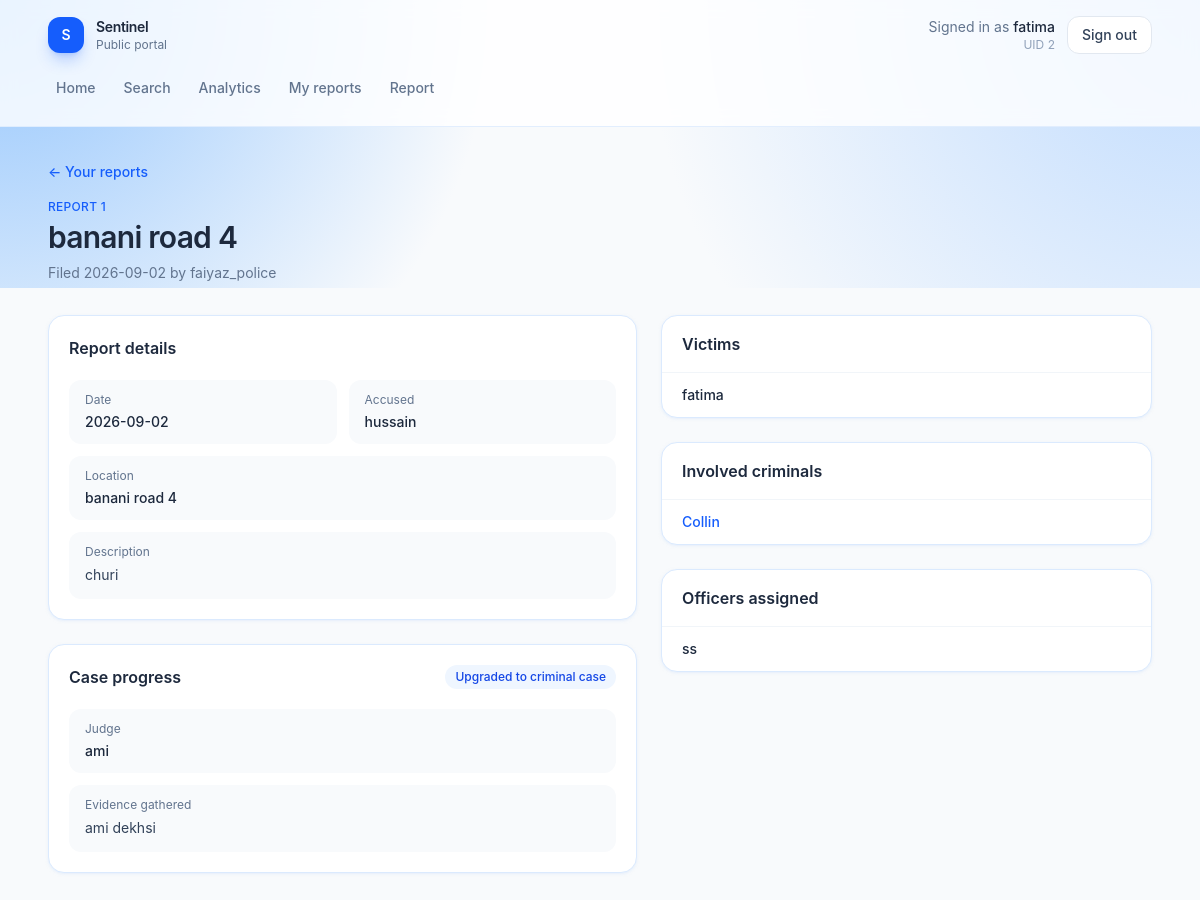
The page /incidents/1 (signed in) on the database as committed earlier.
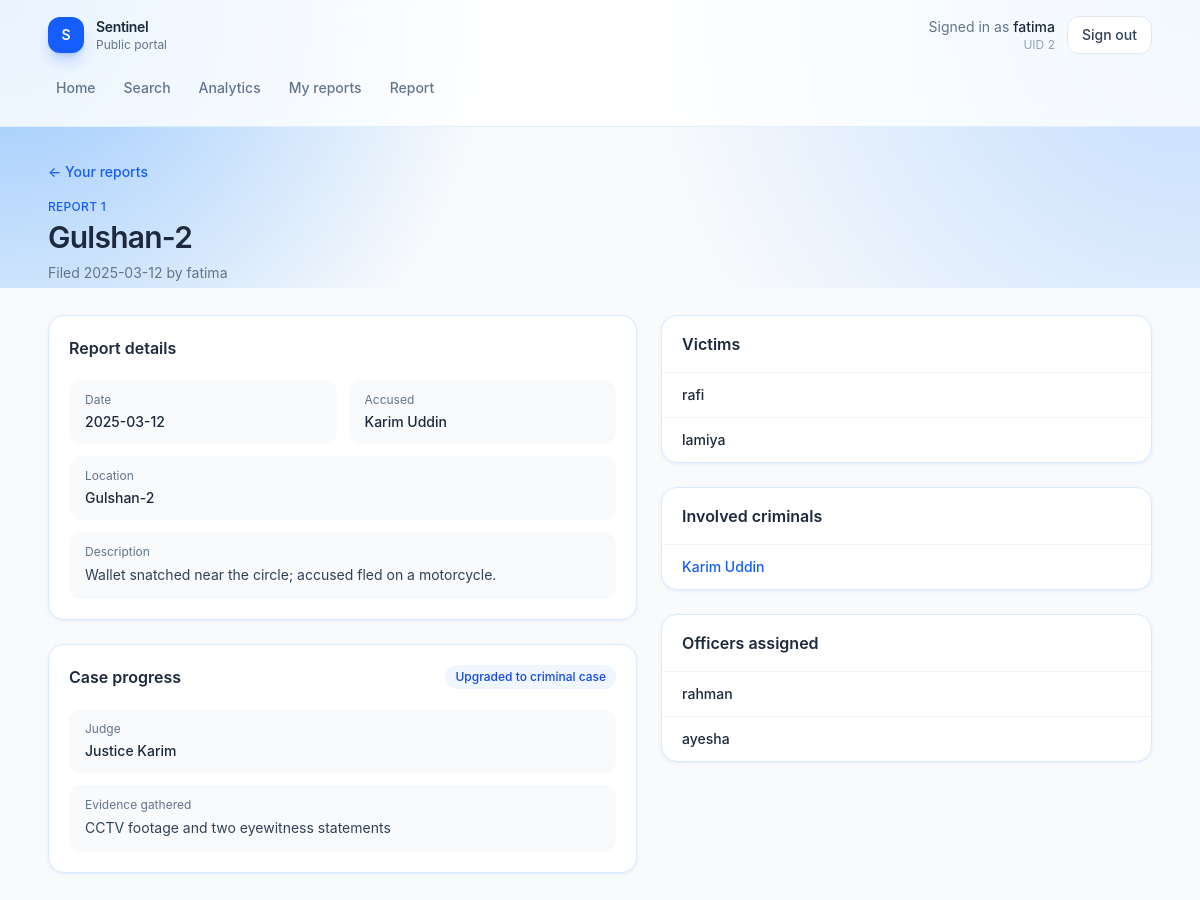
The same page on the database as committed later.
### tables this page shows
CREATE TABLE USER (
    UID INTEGER PRIMARY KEY,
    phone TEXT,
    age INTEGER,
    gender TEXT,
    role TEXT,
    name TEXT NOT NULL,
    password TEXT NOT NULL
);

CREATE TABLE Criminal (
    CID INTEGER PRIMARY KEY,
    Name TEXT NOT NULL,
    Age INTEGER,
    Crime TEXT,
    Height REAL,
    Gender TEXT,
    Nationality TEXT,
    JID INTEGER,
    time_sentenced TEXT,
    FOREIGN KEY (JID) REFERENCES Jail(JID)
);

### app.py (the view, shortened to what this page needs)
@app.route("/incidents/<int:irid>", methods=["GET", "POST"])
def incident_detail(irid):
    if not check_login():
        return redirect("/login")
    db = get_db()
    if request.method == "GET":
        incident = db.execute("select i.IRID, i.Description, i.Date, i.incident_location as location, i.AccusedName, u.Name as reporter_name, c.Judge, c.Evidence from 'Incident Reports' i join User u on i.ReportedUID = u.UID left join 'Criminal cases' c on i.IRID = c.IRID where i.IRID = ?", (irid,)).fetchone()
        victims = db.execute("select u.Name from Targeted t join User u on t.UID = u.UID where t.IRID = ?", (irid,)).fetchall()
        officers = db.execute("select u.Name from Works_on w join User u on w.UID = u.UID where w.IRID = ?", (irid,)).fetchall()
        cases = db.execute("select c.Judge, c.Evidence from 'Criminal cases' c where c.IRID = ?", (irid,)).fetchone()
        involved_criminals = db.execute("select c.CID, c.Name from 'Criminal Involvement' ci join Criminal c on ci.CID = c.CID where ci.IRID = ?", (irid,)).fetchall()
        if session.get("role") == "police":
            all_officers = db.execute("select p.UID, u.Name from Police p join User u on p.UID = u.UID where p.UID not in (select w.UID from Works_on w where w.IRID = ?)", (irid,)).fetchall()
            all_criminal = db.execute("select * from Criminal").fetchall()
            return render_template("incident_detail.html", incident=incident, victims=victims, officers=officers, all_officers=all_officers, cases=cases, involved_criminals=involved_criminals, all_criminal=all_criminal)
        else:
            return render_template("incident_detail.html", incident=incident, victims=victims, officers=officers, cases=cases, involved_criminals=involved_criminals)

### app.py (called while the page is built)
def get_db():
    if "db" not in g:
        g.db = sqlite3.connect(app.config["DATABASE"])
        g.db.row_factory = sqlite3.Row
    return g.db

def check_login():
    if session.get("loggedin_UID") is None:
        return False
    return True

@app.context_processor
def inject_current_user():
    uid = session.get("loggedin_UID")
    if not uid:
        return {"user_name": "Guest"}
    name = session.get("name")
    if not name:
        db = get_db()
        row = db.execute("SELECT name FROM USER WHERE UID = ?", (uid,)).fetchone()
        name = row["name"] if row else "Guest"
        session["name"] = name
    return {"user_name": name}

@app.after_request
def disable_cache(response):
    response.headers["Cache-Control"] = "no-store, no-cache, must-revalidate, max-age=0"
    response.headers["Pragma"] = "no-cache"
    response.headers["Expires"] = "0"
    return response

### templates/incident_detail.html (shortened to what the changed rows need)
{% extends "app.html" %}
{% set is_police = session.get("role") == "police" %}
{% set incident = incident if incident is defined else {
    "IRID": 12, "Date": "2026-08-14", "Description": "Phone snatched near the south gate of the market.",
    "location": "Gulshan-2", "AccusedName": "Karim Uddin", "reporter_name": "fatima",
    "Judge": none, "Evidence": none
} %}
{% set case = case if case is defined else (cases if cases is defined else incident) %}
{% set victims = victims if victims is defined else [{"UID": 2, "name": "fatima"}] %}
{% set officers = officers if officers is defined else [{"UID": 1, "name": "rahman", "badge_no": "BD-1042"}] %}
{% set all_officers = all_officers if all_officers is defined else [{"UID": 1, "name": "rahman"}, {"UID": 3, "name": "ayesha"}] %}
{% set involved_criminals = involved_criminals if involved_criminals is defined else [] %}
{% set all_criminal = all_criminal if all_criminal is defined else [] %}
{% set judge = case.Judge if case is defined and case else incident.Judge %}
{% set evidence = case.Evidence if case is defined and case else incident.Evidence %}
{% set upgraded = judge or evidence %}
{% block page %}
<div class="mb-8">
    {% if is_police %}
    <a href="{{ url_for('incidents') }}" class="text-sm font-medium text-blue-600 hover:text-blue-700">← All cases</a>
    {% else %}
    <a href="{{ url_for('dashboard') }}" class="text-sm font-medium text-blue-600 hover:text-blue-700">← Your reports</a>
    {% endif %}
    <p class="mt-4 text-xs font-medium uppercase tracking-wide text-blue-600">{% if is_police %}Case{% else %}Report{% endif %} {{ incident.IRID }}</p>
    <h1 class="mt-1 text-3xl font-semibold tracking-tight text-slate-800">{{ incident.location or "Incident" }}</h1>
    <p class="mt-2 text-sm text-slate-500">Filed {{ incident.Date or "—" }} by {{ incident.reporter_name or "unknown" }}</p>
</div>
<div class="grid gap-6 lg:grid-cols-[minmax(0,1.2fr)_minmax(0,1fr)]">
    <div class="flex flex-col gap-6">
        <article class="rounded-2xl border border-blue-100 bg-white p-5 shadow-sm shadow-blue-100/50">
            <h2 class="font-semibold text-slate-800">Report details</h2>
            <dl class="mt-5 grid gap-3 text-sm sm:grid-cols-2">
                <div class="rounded-xl bg-slate-50 px-4 py-3">
                    <dt class="text-xs text-slate-500">Date</dt>
                    <dd class="mt-1 font-medium text-slate-800">{{ incident.Date or "—" }}</dd>
                </div>
                <div class="rounded-xl bg-slate-50 px-4 py-3">
                    <dt class="text-xs text-slate-500">Accused</dt>
                    <dd class="mt-1 font-medium text-slate-800">{{ incident.AccusedName or "—" }}</dd>
                </div>
                <div class="rounded-xl bg-slate-50 px-4 py-3 sm:col-span-2">
                    <dt class="text-xs text-slate-500">Location</dt>
                    <dd class="mt-1 font-medium text-slate-800">{{ incident.location or "—" }}</dd>
                </div>
                <div class="rounded-xl bg-slate-50 px-4 py-3 sm:col-span-2">
                    <dt class="text-xs text-slate-500">Description</dt>
                    <dd class="mt-1 leading-relaxed text-slate-700">{{ incident.Description or "—" }}</dd>
                </div>
            </dl>
        </article>
        {% if is_police %}
        <article class="rounded-2xl border border-blue-100 bg-white p-5 shadow-sm shadow-blue-100/50">
            <div class="flex items-center justify-between gap-3">
                <h2 class="font-semibold text-slate-800">Criminal case</h2>
                {% if upgraded %}
                <span class="rounded-full bg-blue-50 px-2.5 py-1 text-xs font-medium text-blue-700">Upgraded</span>
                {% else %}
                <span class="rounded-full bg-slate-100 px-2.5 py-1 text-xs font-medium text-slate-500">Report only</span>
                {% endif %}
            </div>
            <form action="{{ url_for('incident_detail', irid=incident.IRID) }}" method="post" class="mt-5 flex flex-col gap-4">
                <input type="hidden" name="action" value="{{ 'update_judge' if upgraded else 'promote_case' }}">
                <label class="flex flex-col gap-1.5 text-sm font-medium text-slate-700">
                    Judge
                    <input type="text" name="judge" value="{{ judge or '' }}" class="h-11 rounded-xl border border-slate-200 bg-slate-50 px-3.5 outline-none focus:border-blue-500 focus:bg-white focus:ring-4 focus:ring-blue-100">
                </label>
                <label class="flex flex-col gap-1.5 text-sm font-medium text-slate-700">
                    Evidence
                    <textarea name="evidence" rows="5" class="rounded-xl border border-slate-200 bg-slate-50 px-3.5 py-3 outline-none focus:border-blue-500 focus:bg-white focus:ring-4 focus:ring-blue-100">{{ evidence or "" }}</textarea>
                </label>
                <button type="submit" class="h-11 rounded-xl bg-blue-600 font-medium text-white shadow-lg shadow-blue-600/25 transition hover:bg-blue-700">{{ "Update case" if upgraded else "Promote to criminal case" }}</button>
            </form>
        </article>
        {% else %}
        <article class="rounded-2xl border border-blue-100 bg-white p-5 shadow-sm shadow-blue-100/50">
            <div class="flex items-center justify-between gap-3">
                <h2 class="font-semibold text-slate-800">Case progress</h2>
                {% if upgraded %}
                <span class="rounded-full bg-blue-50 px-2.5 py-1 text-xs font-medium text-blue-700">Upgraded to criminal case</span>
                {% else %}
                <span class="rounded-full bg-slate-100 px-2.5 py-1 text-xs font-medium text-slate-500">Incident report</span>
                {% endif %}
            </div>
            <dl class="mt-5 grid gap-3 text-sm">
                <div class="rounded-xl bg-slate-50 px-4 py-3">
                    <dt class="text-xs text-slate-500">Judge</dt>
                    <dd class="mt-1 font-medium text-slate-800">{{ judge or "Not assigned yet" }}</dd>
                </div>
                <div class="rounded-xl bg-slate-50 px-4 py-3">
                    <dt class="text-xs text-slate-500">Evidence gathered</dt>
                    <dd class="mt-1 leading-relaxed text-slate-700">{{ evidence or "No evidence filed yet." }}</dd>
                </div>
            </dl>
        </article>
        {% endif %}
    </div>
    <div class="flex flex-col gap-6">
        <article class="overflow-hidden rounded-2xl border border-blue-100 bg-white shadow-sm shadow-blue-100/50">
            <div class="border-b border-slate-100 px-5 py-4">
                <h2 class="font-semibold text-slate-800">Victims</h2>
            </div>
            {% if victims %}
            <ul class="divide-y divide-slate-100 text-sm">
                {% for victim in victims %}
                <li class="px-5 py-3 font-medium text-slate-800">{{ victim.name or victim.Name }}</li>
                {% endfor %}
            </ul>
            {% else %}
            <p class="px-5 py-8 text-center text-sm text-slate-500">No victims linked.</p>
            {% endif %}
        </article>
        <article class="overflow-hidden rounded-2xl border border-blue-100 bg-white shadow-sm shadow-blue-100/50">
            <div class="border-b border-slate-100 px-5 py-4">
                <h2 class="font-semibold text-slate-800">Involved criminals</h2>
            </div>
            {% if involved_criminals %}
            <ul class="divide-y divide-slate-100 text-sm">
                {% for person in involved_criminals %}
                <li class="flex items-center justify-between px-5 py-3">
                    <a href="{{ url_for('criminal_detail', cid=person.CID) }}" class="font-medium text-blue-600 hover:text-blue-700">{{ person.Name }}</a>
                </li>
                {% endfor %}
            </ul>
            {% else %}
            <p class="px-5 py-8 text-center text-sm text-slate-500">No criminals linked.</p>
            {% endif %}
        </article>
        <article class="overflow-hidden rounded-2xl border border-blue-100 bg-white shadow-sm shadow-blue-100/50">
            <div class="border-b border-slate-100 px-5 py-4">
                <h2 class="font-semibold text-slate-800">Officers assigned</h2>
            </div>
            {% if officers %}
            <ul class="divide-y divide-slate-100 text-sm">
                {% for officer in officers %}
                <li class="flex items-center justify-between px-5 py-3">
                    <span class="font-medium text-slate-800">{{ officer.name or officer.Name }}</span>
                </li>
                {% endfor %}
            </ul>
            {% else %}
            <p class="px-5 py-8 text-center text-sm text-slate-500">No officers assigned yet.</p>
            {% endif %}
        </article>
    </div>
</div>
{% endblock %}

### templates/app.html (shortened to what this page needs)
{% extends "layout.html" %}
{% set role = role|default(user.role if user is defined and user else session.get("role", "user")) %}
{% set user_name = user.name if user is defined and user else user_name %}
{% set path = request.path %}
{% block content %}
<div class="min-h-screen bg-slate-50">
    <div class="pointer-events-none absolute inset-x-0 top-0 h-72 bg-[radial-gradient(circle_at_top_left,_#93c5fd_0%,_transparent_40%),radial-gradient(circle_at_top_right,_#bfdbfe_0%,_transparent_45%)]"></div>
    <header class="relative border-b border-blue-100/80 bg-white/80 backdrop-blur">
        <div class="mx-auto flex max-w-6xl flex-col gap-4 px-4 py-4 sm:px-6">
            <div class="flex items-center justify-between">
                <a href="{{ url_for('dashboard') }}" class="flex items-center gap-3">
                    <span class="flex h-9 w-9 items-center justify-center rounded-xl bg-blue-600 text-sm font-semibold text-white shadow-lg shadow-blue-600/25">S</span>
                    <div>
                        <p class="text-sm font-semibold tracking-tight text-slate-800">Sentinel</p>
                        <p class="text-xs text-slate-500">{{ "Police desk" if role == "police" else "Public portal" }}</p>
                    </div>
                </a>
                <div class="flex items-center gap-3">
                    <div class="hidden text-right sm:block">
                        <p class="text-sm text-slate-500">Signed in as <span class="font-medium text-slate-800">{{ user_name }}</span></p>
                        <p class="text-xs text-slate-400">UID {{ session.get("loggedin_UID") }}</p>
                    </div>
                    <a href="{{ url_for('logout') }}" class="rounded-xl border border-slate-200 bg-white px-3.5 py-2 text-sm font-medium text-slate-700 transition hover:border-blue-200 hover:bg-blue-50 hover:text-blue-700">
                        Sign out
                    </a>
                </div>
            </div>
            <nav class="-mx-1 flex gap-1 overflow-x-auto pb-1 text-sm font-medium">
                {% macro nav_link(href, label, active) %}
                <a
                    href="{{ href }}"
                    class="whitespace-nowrap rounded-xl px-3 py-2 transition {% if active %}bg-blue-600 text-white shadow-lg shadow-blue-600/25{% else %}text-slate-500 hover:bg-blue-50 hover:text-blue-700{% endif %}"
                >{{ label }}</a>
                {% endmacro %}
                {% if role == "police" %}
                    {{ nav_link(url_for("dashboard"), "Dashboard", path == "/dashboard") }}
                    {{ nav_link(url_for("criminals"), "Criminals", path.startswith("/criminals")) }}
                    {{ nav_link(url_for("search_criminals"), "Search", path.startswith("/search")) }}
                    {{ nav_link(url_for("jails"), "Jails", path.startswith("/jails")) }}
                    {% if session.get("issupervisor") %}
                    {{ nav_link(url_for("officers"), "Officers", path.startswith("/officers")) }}
                    {% endif %}
                    {{ nav_link(url_for("analytics"), "Analytics", path.startswith("/analytics")) }}
                    {{ nav_link(url_for("incidents"), "Cases", path.startswith("/incidents")) }}
                    {{ nav_link(url_for("report_incident"), "Report", path.startswith("/report")) }}
                {% else %}
                    {{ nav_link(url_for("dashboard"), "Home", path == "/dashboard") }}
                    {{ nav_link(url_for("search_criminals"), "Search", path.startswith("/search")) }}
                    {{ nav_link(url_for("analytics"), "Analytics", path.startswith("/analytics")) }}
                    {{ nav_link(url_for("victim_cases"), "My reports", path.startswith("/my-cases")) }}
                    {{ nav_link(url_for("report_incident"), "Report", path.startswith("/report")) }}
                {% endif %}
            </nav>
        </div>
    </header>
    <main class="relative mx-auto max-w-6xl px-4 py-8 sm:px-6">
        {% block page %}{% endblock %}
    </main>
</div>
{% endblock %}

Rows that differ between the two databases and show on the page:
no longer on one of the page's lists (row unchanged): USER: name "fatima"
removed USER: name "faiyaz_police"
removed USER: name "ss", shown under "Officers assigned"
changed Criminal: Name (not shown) → "Karim Uddin"; Name "Collin" → "Karim Uddin"
added USER: name "rafi", shown under "Victims"
added USER: name "lamiya", shown under "Victims"
now on this page (row unchanged): USER: name "rahman", shown under "Officers assigned"
added USER: name "ayesha", shown under "Officers assigned"
Other text that changed with them:
{{ incident.location or "Incident" }}: "banani road 4" → "Gulshan-2"
{{ incident.Date or "—" }}: "2026-09-02" → "2025-03-12"
{{ incident.reporter_name or "unknown" }}: "faiyaz_police" → "fatima"
{{ incident.location or "—" }}: "banani road 4" → "Gulshan-2"
{{ incident.Description or "—" }}: "churi" → "Wallet snatched near the circle; accused fled on a motorcycle."
{{ judge or "Not assigned yet" }}: "ami" → "Justice Karim"
{{ evidence or "No evidence filed yet." }}: "ami dekhsi" → "CCTV footage and two eyewitness statements"
{{ incident.AccusedName or "—" }}: "hussain" → (not shown)
